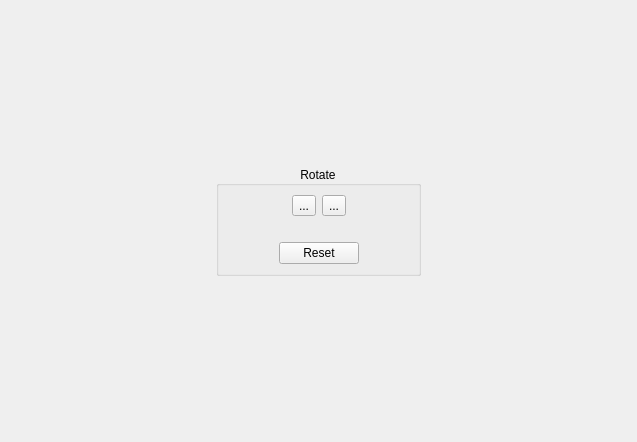
         <widget class="QWidget" name="scrollAreaWidgetContents_2">
          <property name="geometry">
           <rect>
            <x>0</x>
            <y>0</y>
            <width>637</width>
            <height>442</height>
           </rect>
          </property>
          <layout class="QGridLayout" name="gridLayout">
           <item row="1" column="0">
            <spacer name="horizontalSpacer_3">
             <property name="orientation">
              <enum>Qt::Horizontal</enum>
             </property>
             <property name="sizeHint" stdset="0">
              <size>
               <width>1</width>
               <height>1</height>
              </size>
             </property>
            </spacer>
           </item>
           <item row="1" column="2">
            <spacer name="horizontalSpacer_4">
             <property name="orientation">
              <enum>Qt::Horizontal</enum>
             </property>
             <property name="sizeHint" stdset="0">
              <size>
               <width>1</width>
               <height>1</height>
              </size>
             </property>
            </spacer>
           </item>
           <item row="0" column="1">
            <spacer name="verticalSpacer">
             <property name="orientation">
              <enum>Qt::Vertical</enum>
             </property>
             <property name="sizeHint" stdset="0">
              <size>
               <width>1</width>
               <height>1</height>
              </size>
             </property>
            </spacer>
           </item>
           <item row="1" column="1">
            <widget class="QGroupBox" name="groupBox">
             <property name="title">
              <string>Rotate</string>
             </property>
             <property name="alignment">
              <set>Qt::AlignCenter</set>
             </property>
             <layout class="QVBoxLayout" name="_2">
              <item>
               <layout class="QHBoxLayout" name="_3">
                <item>
                 <spacer>
                  <property name="orientation">
                   <enum>Qt::Horizontal</enum>
                  </property>
                  <property name="sizeHint" stdset="0">
                   <size>
                    <width>1</width>
                    <height>1</height>
                   </size>
                  </property>
                 </spacer>
                </item>
                <item>
                 <widget class="QToolButton" name="rotateLeftBtn">
                  <property name="text">
                   <string>...</string>
                  </property>
                  <property name="iconName" stdset="0">
                   <string notr="true">rotate-ccw-square</string>
                  </property>
                  <property name="iconSize">
                   <size>
                    <width>24</width>
                    <height>24</height>
                   </size>
                  </property>
                 </widget>
                </item>
                <item>
                 <widget class="QToolButton" name="rotateRightBtn">
                  <property name="text">
                   <string>...</string>
                  </property>
                  <property name="iconName" stdset="0">
                   <string notr="true">rotate-cw-square</string>
                  </property>
                  <property name="iconSize">
                   <size>
                    <width>24</width>
                    <height>24</height>
                   </size>
                  </property>
                 </widget>
                </item>
                <item>
                 <spacer>
                  <property name="orientation">
                   <enum>Qt::Horizontal</enum>
                  </property>
                  <property name="sizeHint" stdset="0">
                   <size>
                    <width>1</width>
                    <height>1</height>
                   </size>
                  </property>
                 </spacer>
                </item>
               </layout>
              </item>
              <item>
               <layout class="QHBoxLayout" name="_4">
                <item>
                 <spacer>
                  <property name="orientation">
                   <enum>Qt::Horizontal</enum>
                  </property>
                  <property name="sizeHint" stdset="0">
                   <size>
                    <width>1</width>
                    <height>1</height>
                   </size>
                  </property>
                 </spacer>
                </item>
                <item>
                 <widget class="QLabel" name="rotationIndicator">
                  <property name="text">
                   <string/>
                  </property>
                 </widget>
                </item>
                <item>
                 <spacer>
                  <property name="orientation">
                   <enum>Qt::Horizontal</enum>
                  </property>
                  <property name="sizeHint" stdset="0">
                   <size>
                    <width>1</width>
                    <height>1</height>
                   </size>
                  </property>
                 </spacer>
                </item>
               </layout>
              </item>
              <item>
               <layout class="QHBoxLayout" name="_5">
                <item>
                 <spacer>
                  <property name="orientation">
                   <enum>Qt::Horizontal</enum>
                  </property>
                  <property name="sizeHint" stdset="0">
                   <size>
                    <width>1</width>
                    <height>1</height>
                   </size>
                  </property>
                 </spacer>
                </item>
                <item>
                 <widget class="QPushButton" name="resetBtn">
                  <property name="text">
                   <string>Reset</string>
                  </property>
                 </widget>
                </item>
                <item>
                 <spacer>
                  <property name="orientation">
                   <enum>Qt::Horizontal</enum>
                  </property>
                  <property name="sizeHint" stdset="0">
                   <size>
                    <width>1</width>
                    <height>1</height>
                   </size>
                  </property>
                 </spacer>
                </item>
               </layout>
              </item>
             </layout>
            </widget>
           </item>
           <item row="2" column="1">
            <spacer name="verticalSpacer_2">
             <property name="orientation">
              <enum>Qt::Vertical</enum>
             </property>
             <property name="sizeHint" stdset="0">
              <size>
               <width>1</width>
               <height>1</height>
              </size>
             </property>
            </spacer>
           </item>
          </layout>
         </widget>
